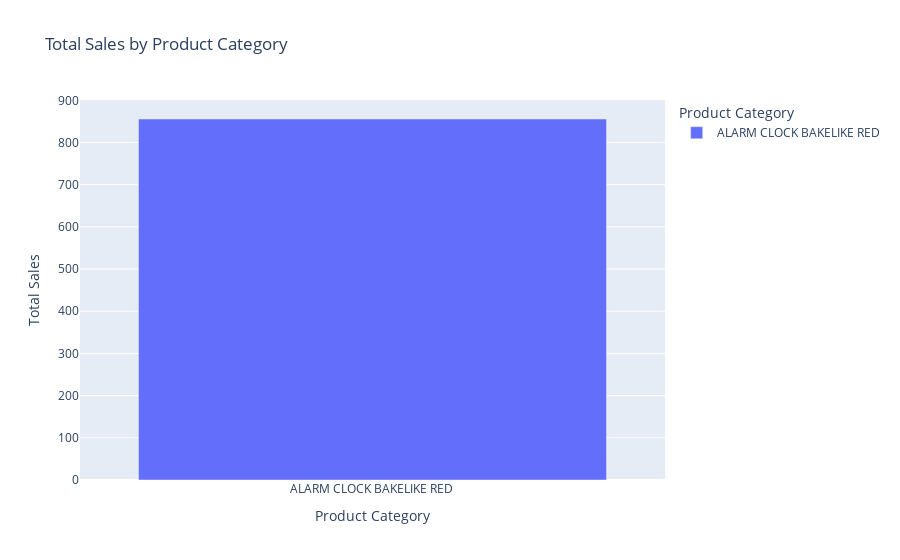

Write notebook code for a chart like this one.
### Code cell
visualize_slice_sales_by_product_category('slice_on_a_particular_product.csv')

### Figure 1 — Plotly figure (JSON) as saved in the notebook; plotly's stock layout.template omitted (floating-point values rounded to 4 significant figures)
{"data": [{"hovertemplate": "Product Category=%{x}<br>Total Sales=%{y}<extra></extra>", "legendgroup": "ALARM CLOCK BAKELIKE RED ", "marker": {"color": "#636efa", "pattern": {"shape": ""}}, "name": "ALARM CLOCK BAKELIKE RED ", "orientation": "v", "showlegend": true, "textposition": "auto", "type": "bar", "x": ["ALARM CLOCK BAKELIKE RED "], "xaxis": "x", "y": [855.8], "yaxis": "y"}], "layout": {"barmode": "relative", "legend": {"title": {"text": "Product Category"}, "tracegroupgap": 0}, "title": {"text": "Total Sales by Product Category"}, "xaxis": {"anchor": "y", "categoryarray": ["ALARM CLOCK BAKELIKE RED "], "categoryorder": "array", "domain": [0, 1], "title": {"text": "Product Category"}}, "yaxis": {"anchor": "x", "domain": [0, 1], "title": {"text": "Total Sales"}}}}
